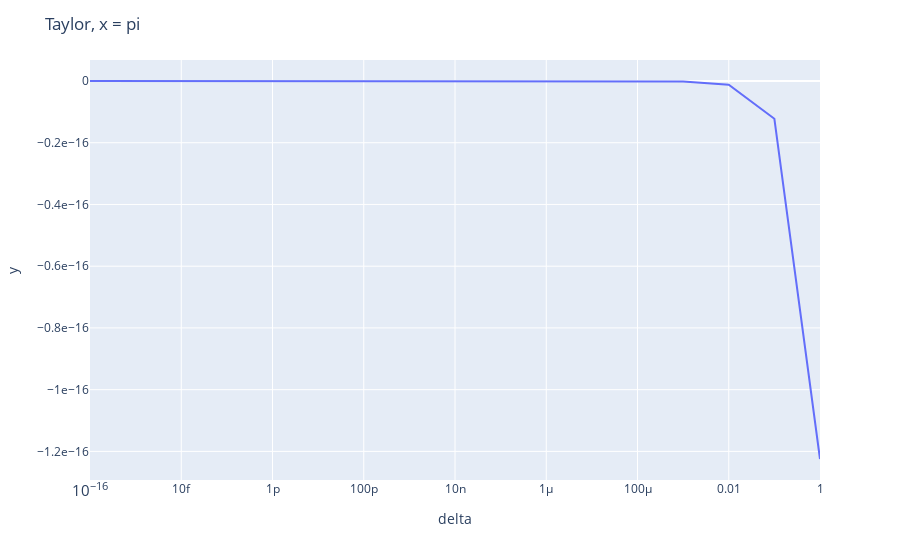

Here is the notebook cell this chart was saved with:
### Code cell
fig = px.line(x = delta, y = taylor1, log_x=True)
fig.update_layout(
    title="Taylor, x = pi",
    xaxis_title="delta",
    yaxis_title="y",
        yaxis = dict(
        showexponent = 'all',
        exponentformat = 'e')
)
fig.show()

### Figure 1 — Plotly figure (JSON) as saved in the notebook; plotly's stock layout.template omitted (floating-point values rounded to 4 significant figures)
{"data": [{"hovertemplate": "x=%{x}<br>y=%{y}<extra></extra>", "legendgroup": "", "line": {"color": "#636efa", "dash": "solid"}, "marker": {"symbol": "circle"}, "mode": "lines", "name": "", "orientation": "v", "showlegend": false, "type": "scatter", "x": [1e-16, 1e-15, 1e-14, 1e-13, 1e-12, 1e-11, 1e-10, 1e-09, 1e-08, 1e-07, 1e-06, 1e-05, 0.0001, 0.001, 0.01, 0.1, 1], "xaxis": "x", "y": [-1.225e-32, -1.225e-31, -1.225e-30, -1.225e-29, -1.225e-28, -1.225e-27, -1.225e-26, -1.225e-25, -1.225e-24, -1.225e-23, -1.225e-22, -1.225e-21, -1.225e-20, -1.225e-19, -1.225e-18, -1.225e-17, -1.225e-16], "yaxis": "y"}], "layout": {"legend": {"tracegroupgap": 0}, "margin": {"t": 60}, "title": {"text": "Taylor, x = pi"}, "xaxis": {"anchor": "y", "domain": [0, 1], "title": {"text": "delta"}, "type": "log"}, "yaxis": {"anchor": "x", "domain": [0, 1], "exponentformat": "e", "showexponent": "all", "title": {"text": "y"}}}}
